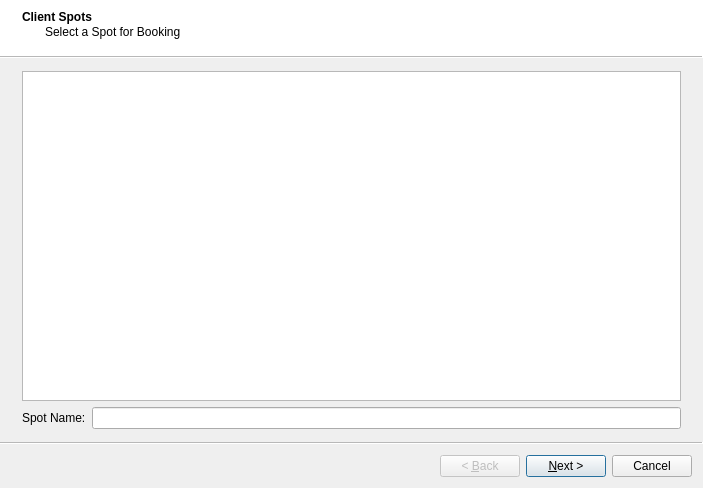
<?xml version="1.0" encoding="UTF-8"?>
<ui version="4.0">
 <class>BookingWizard</class>
 <widget class="QWizard" name="BookingWizard">
  <property name="geometry">
   <rect>
    <x>0</x>
    <y>0</y>
    <width>703</width>
    <height>488</height>
   </rect>
  </property>
  <property name="windowTitle">
   <string>Wizard</string>
  </property>
  <property name="wizardStyle">
   <enum>QWizard::ModernStyle</enum>
  </property>
  <property name="options">
   <set>QWizard::ExtendedWatermarkPixmap|QWizard::HelpButtonOnRight</set>
  </property>
  <widget class="QWizardPage" name="wpSpots">
   <property name="title">
    <string>Client Spots</string>
   </property>
   <property name="subTitle">
    <string>Select a Spot for Booking</string>
   </property>
   <layout class="QVBoxLayout" name="verticalLayout">
    <item>
     <widget class="QTableView" name="tvSpots">
      <property name="selectionBehavior">
       <enum>QAbstractItemView::SelectRows</enum>
      </property>
     </widget>
    </item>
    <item>
     <layout class="QHBoxLayout" name="horizontalLayout_24">
      <item>
       <widget class="QLabel" name="label_24">
        <property name="text">
         <string>Spot Name:</string>
        </property>
       </widget>
      </item>
      <item>
       <widget class="QLineEdit" name="edtSpotName"/>
      </item>
     </layout>
    </item>
   </layout>
  </widget>
  <widget class="QWizardPage" name="wpDates">
   <property name="title">
    <string>Booking Dates</string>
   </property>
   <property name="subTitle">
    <string>Select Booking dates and Timeband.</string>
   </property>
   <layout class="QVBoxLayout" name="verticalLayout_5">
    <item>
     <layout class="QGridLayout" name="gridLayout" columnstretch="0,1,0,0,1,0" columnminimumwidth="0,0,0,0,0,0">
      <item row="0" column="2">
       <spacer name="horizontalSpacer_5">
        <property name="orientation">
         <enum>Qt::Horizontal</enum>
        </property>
        <property name="sizeHint" stdset="0">
         <size>
          <width>100</width>
          <height>20</height>
         </size>
        </property>
       </spacer>
      </item>
      <item row="0" column="0">
       <widget class="QLabel" name="label">
        <property name="text">
         <string>Start Date:</string>
        </property>
       </widget>
      </item>
      <item row="0" column="3">
       <widget class="QLabel" name="label_2">
        <property name="text">
         <string>End Date:</string>
        </property>
       </widget>
      </item>
      <item row="0" column="1">
       <widget class="QDateEdit" name="edtStartDate">
        <property name="calendarPopup">
         <bool>true</bool>
        </property>
       </widget>
      </item>
      <item row="0" column="4">
       <widget class="QDateEdit" name="edtEndDate">
        <property name="calendarPopup">
         <bool>true</bool>
        </property>
       </widget>
      </item>
      <item row="0" column="5">
       <spacer name="horizontalSpacer_6">
        <property name="orientation">
         <enum>Qt::Horizontal</enum>
        </property>
        <property name="sizeHint" stdset="0">
         <size>
          <width>100</width>
          <height>20</height>
         </size>
        </property>
       </spacer>
      </item>
     </layout>
    </item>
    <item>
     <widget class="Line" name="line_19">
      <property name="orientation">
       <enum>Qt::Horizontal</enum>
      </property>
     </widget>
    </item>
    <item>
     <layout class="QVBoxLayout" name="vlBreaks">
      <property name="spacing">
       <number>15</number>
      </property>
      <item>
       <widget class="QRadioButton" name="rbAllBreaks">
        <property name="text">
         <string>All Breaks</string>
        </property>
       </widget>
      </item>
      <item>
       <widget class="QRadioButton" name="rbTimeband">
        <property name="text">
         <string>Choose Beaks from Timeband</string>
        </property>
       </widget>
      </item>
     </layout>
    </item>
    <item>
     <widget class="Line" name="line_20">
      <property name="orientation">
       <enum>Qt::Horizontal</enum>
      </property>
     </widget>
    </item>
    <item>
     <layout class="QHBoxLayout" name="hlTimeband" stretch="0,1,0">
      <item>
       <widget class="QLabel" name="label_13">
        <property name="text">
         <string>Timeband:</string>
        </property>
       </widget>
      </item>
      <item>
       <widget class="QComboBox" name="cbTimeband"/>
      </item>
      <item>
       <spacer name="horizontalSpacer_3">
        <property name="orientation">
         <enum>Qt::Horizontal</enum>
        </property>
        <property name="sizeHint" stdset="0">
         <size>
          <width>400</width>
          <height>20</height>
         </size>
        </property>
       </spacer>
      </item>
     </layout>
    </item>
    <item>
     <widget class="Line" name="line_21">
      <property name="orientation">
       <enum>Qt::Horizontal</enum>
      </property>
     </widget>
    </item>
    <item>
     <layout class="QVBoxLayout" name="vlDaypart"/>
    </item>
   </layout>
  </widget>
  <widget class="QWizardPage" name="wpRules">
   <property name="title">
    <string>Booking Rules</string>
   </property>
   <property name="subTitle">
    <string>Select rules to use when generating breaks.</string>
   </property>
   <layout class="QVBoxLayout" name="verticalLayout_2">
    <property name="spacing">
     <number>10</number>
    </property>
    <property name="topMargin">
     <number>20</number>
    </property>
    <item>
     <layout class="QHBoxLayout" name="horizontalLayout" stretch="0,1,0">
      <item>
       <widget class="QLabel" name="label_25">
        <property name="font">
         <font>
          <weight>75</weight>
          <italic>false</italic>
          <bold>true</bold>
         </font>
        </property>
        <property name="text">
         <string>1.</string>
        </property>
       </widget>
      </item>
      <item>
       <widget class="QCheckBox" name="cbBreakDuration">
        <property name="text">
         <string>Enforce Break Duration</string>
        </property>
       </widget>
      </item>
      <item>
       <widget class="QToolButton" name="tbBreakDuration">
        <property name="text">
         <string>...</string>
        </property>
        <property name="icon">
         <iconset resource="traffik.qrc">
          <normaloff>:/images/icons/images/icons/info_small.png</normaloff>:/images/icons/images/icons/info_small.png</iconset>
        </property>
       </widget>
      </item>
     </layout>
    </item>
    <item>
     <widget class="Line" name="line_11">
      <property name="orientation">
       <enum>Qt::Horizontal</enum>
      </property>
     </widget>
    </item>
    <item>
     <layout class="QHBoxLayout" name="horizontalLayout_2" stretch="0,1,0">
      <item>
       <widget class="QLabel" name="label_26">
        <property name="font">
         <font>
          <weight>75</weight>
          <bold>true</bold>
         </font>
        </property>
        <property name="text">
         <string>2.</string>
        </property>
       </widget>
      </item>
      <item>
       <widget class="QCheckBox" name="cbEnforceTypeExRule">
        <property name="text">
         <string>Enforce Type Exclusion Rule</string>
        </property>
       </widget>
      </item>
      <item>
       <widget class="QToolButton" name="tbTypeExclusion">
        <property name="text">
         <string>...</string>
        </property>
        <property name="icon">
         <iconset resource="traffik.qrc">
          <normaloff>:/images/icons/images/icons/info_small.png</normaloff>:/images/icons/images/icons/info_small.png</iconset>
        </property>
       </widget>
      </item>
     </layout>
    </item>
    <item>
     <widget class="Line" name="line_12">
      <property name="orientation">
       <enum>Qt::Horizontal</enum>
      </property>
     </widget>
    </item>
    <item>
     <layout class="QHBoxLayout" name="horizontalLayout_8" stretch="0,1,0">
      <item>
       <widget class="QLabel" name="label_27">
        <property name="font">
         <font>
          <weight>75</weight>
          <bold>true</bold>
         </font>
        </property>
        <property name="text">
         <string>3.</string>
        </property>
       </widget>
      </item>
      <item>
       <widget class="QCheckBox" name="cbVoiceExclusion">
        <property name="text">
         <string>Enforce Voice Exclusion Rule</string>
        </property>
       </widget>
      </item>
      <item>
       <widget class="QToolButton" name="rbVoiceExclusion">
        <property name="text">
         <string>...</string>
        </property>
        <property name="icon">
         <iconset resource="traffik.qrc">
          <normaloff>:/images/icons/images/icons/info_small.png</normaloff>:/images/icons/images/icons/info_small.png</iconset>
        </property>
       </widget>
      </item>
     </layout>
    </item>
    <item>
     <widget class="Line" name="line_13">
      <property name="orientation">
       <enum>Qt::Horizontal</enum>
      </property>
     </widget>
    </item>
    <item>
     <layout class="QHBoxLayout" name="horizontalLayout_7" stretch="0,1,0">
      <item>
       <widget class="QLabel" name="label_28">
        <property name="font">
         <font>
          <weight>75</weight>
          <bold>true</bold>
         </font>
        </property>
        <property name="text">
         <string>4.</string>
        </property>
       </widget>
      </item>
      <item>
       <widget class="QCheckBox" name="cbTypeDaypart">
        <property name="text">
         <string>Enforce Type Daypart Rule</string>
        </property>
       </widget>
      </item>
      <item>
       <widget class="QToolButton" name="tbTypeDaypart">
        <property name="text">
         <string>...</string>
        </property>
        <property name="icon">
         <iconset resource="traffik.qrc">
          <normaloff>:/images/icons/images/icons/info_small.png</normaloff>:/images/icons/images/icons/info_small.png</iconset>
        </property>
       </widget>
      </item>
     </layout>
    </item>
    <item>
     <widget class="Line" name="line_14">
      <property name="orientation">
       <enum>Qt::Horizontal</enum>
      </property>
     </widget>
    </item>
    <item>
     <layout class="QHBoxLayout" name="horizontalLayout_6" stretch="0,1,0">
      <item>
       <widget class="QLabel" name="label_29">
        <property name="font">
         <font>
          <weight>75</weight>
          <bold>true</bold>
         </font>
        </property>
        <property name="text">
         <string>5.</string>
        </property>
       </widget>
      </item>
      <item>
       <widget class="QCheckBox" name="cbVoiceDaypart">
        <property name="text">
         <string>Enforce Voice Daypart Rule</string>
        </property>
       </widget>
      </item>
      <item>
       <widget class="QToolButton" name="tbVoiceDaypart">
        <property name="text">
         <string>...</string>
        </property>
        <property name="icon">
         <iconset resource="traffik.qrc">
          <normaloff>:/images/icons/images/icons/info_small.png</normaloff>:/images/icons/images/icons/info_small.png</iconset>
        </property>
       </widget>
      </item>
     </layout>
    </item>
    <item>
     <widget class="Line" name="line_15">
      <property name="orientation">
       <enum>Qt::Horizontal</enum>
      </property>
     </widget>
    </item>
    <item>
     <layout class="QHBoxLayout" name="horizontalLayout_5" stretch="0,1,0">
      <item>
       <widget class="QLabel" name="label_30">
        <property name="font">
         <font>
          <weight>75</weight>
          <bold>true</bold>
         </font>
        </property>
        <property name="text">
         <string>6.</string>
        </property>
       </widget>
      </item>
      <item>
       <widget class="QCheckBox" name="cbSpotDaypart">
        <property name="text">
         <string>Enforce Spot Daypart Rule</string>
        </property>
       </widget>
      </item>
      <item>
       <widget class="QToolButton" name="tbSpotDaypart">
        <property name="text">
         <string>...</string>
        </property>
        <property name="icon">
         <iconset resource="traffik.qrc">
          <normaloff>:/images/icons/images/icons/info_small.png</normaloff>:/images/icons/images/icons/info_small.png</iconset>
        </property>
       </widget>
      </item>
     </layout>
    </item>
    <item>
     <widget class="Line" name="line_16">
      <property name="orientation">
       <enum>Qt::Horizontal</enum>
      </property>
     </widget>
    </item>
    <item>
     <layout class="QHBoxLayout" name="horizontalLayout_4" stretch="0,1,0">
      <item>
       <widget class="QLabel" name="label_31">
        <property name="font">
         <font>
          <weight>75</weight>
          <bold>true</bold>
         </font>
        </property>
        <property name="text">
         <string>7.</string>
        </property>
       </widget>
      </item>
      <item>
       <widget class="QCheckBox" name="cbNoSameClient">
        <property name="text">
         <string>Enforce No Same Client Rule</string>
        </property>
       </widget>
      </item>
      <item>
       <widget class="QToolButton" name="tbSameClient">
        <property name="text">
         <string>...</string>
        </property>
        <property name="icon">
         <iconset resource="traffik.qrc">
          <normaloff>:/images/icons/images/icons/info_small.png</normaloff>:/images/icons/images/icons/info_small.png</iconset>
        </property>
       </widget>
      </item>
     </layout>
    </item>
    <item>
     <widget class="Line" name="line_17">
      <property name="orientation">
       <enum>Qt::Horizontal</enum>
      </property>
     </widget>
    </item>
    <item>
     <layout class="QHBoxLayout" name="horizontalLayout_3" stretch="0,1,0">
      <item>
       <widget class="QLabel" name="label_32">
        <property name="font">
         <font>
          <weight>75</weight>
          <bold>true</bold>
         </font>
        </property>
        <property name="text">
         <string>8.</string>
        </property>
       </widget>
      </item>
      <item>
       <widget class="QCheckBox" name="cbOverrideNoSameClient">
        <property name="text">
         <string>Override Same Client Rule for Different Brands</string>
        </property>
       </widget>
      </item>
      <item>
       <widget class="QToolButton" name="tbOverrideSameClient">
        <property name="text">
         <string>...</string>
        </property>
        <property name="icon">
         <iconset resource="traffik.qrc">
          <normaloff>:/images/icons/images/icons/info_small.png</normaloff>:/images/icons/images/icons/info_small.png</iconset>
        </property>
       </widget>
      </item>
     </layout>
    </item>
   </layout>
  </widget>
  <widget class="QWizardPage" name="wpBuildBreaks">
   <property name="title">
    <string>Build Break List</string>
   </property>
   <property name="subTitle">
    <string>Traffik can now generate Breaks availability list.</string>
   </property>
   <layout class="QVBoxLayout" name="verticalLayout_3">
    <property name="spacing">
     <number>5</number>
    </property>
    <property name="leftMargin">
     <number>50</number>
    </property>
    <property name="rightMargin">
     <number>20</number>
    </property>
    <item>
     <layout class="QHBoxLayout" name="horizontalLayout_9" stretch="0,1,1">
      <item>
       <widget class="QLabel" name="label_33">
        <property name="text">
         <string/>
        </property>
       </widget>
      </item>
      <item>
       <widget class="QLabel" name="label_3">
        <property name="text">
         <string>Breaks Checked:</string>
        </property>
       </widget>
      </item>
      <item>
       <widget class="QLabel" name="lblBreaksChecked">
        <property name="font">
         <font>
          <pointsize>10</pointsize>
          <weight>75</weight>
          <bold>true</bold>
         </font>
        </property>
        <property name="text">
         <string>0</string>
        </property>
        <property name="alignment">
         <set>Qt::AlignLeading|Qt::AlignLeft|Qt::AlignVCenter</set>
        </property>
       </widget>
      </item>
     </layout>
    </item>
    <item>
     <widget class="Line" name="line_7">
      <property name="orientation">
       <enum>Qt::Horizontal</enum>
      </property>
     </widget>
    </item>
    <item>
     <layout class="QHBoxLayout" name="horizontalLayout_16" stretch="0,1,1">
      <item>
       <widget class="QLabel" name="imgFullBreaks">
        <property name="text">
         <string/>
        </property>
       </widget>
      </item>
      <item>
       <widget class="QLabel" name="label_10">
        <property name="text">
         <string>Full Breaks:</string>
        </property>
       </widget>
      </item>
      <item>
       <widget class="QLabel" name="lblFullBreaks">
        <property name="font">
         <font>
          <pointsize>10</pointsize>
          <weight>75</weight>
          <bold>true</bold>
         </font>
        </property>
        <property name="text">
         <string>0</string>
        </property>
        <property name="alignment">
         <set>Qt::AlignLeading|Qt::AlignLeft|Qt::AlignVCenter</set>
        </property>
       </widget>
      </item>
     </layout>
    </item>
    <item>
     <widget class="Line" name="line">
      <property name="orientation">
       <enum>Qt::Horizontal</enum>
      </property>
     </widget>
    </item>
    <item>
     <layout class="QHBoxLayout" name="horizontalLayout_10" stretch="0,1,1">
      <item>
       <widget class="QLabel" name="imgTypeExcl">
        <property name="text">
         <string/>
        </property>
       </widget>
      </item>
      <item>
       <widget class="QLabel" name="label_4">
        <property name="text">
         <string>Type Exclusion Collusion:</string>
        </property>
       </widget>
      </item>
      <item>
       <widget class="QLabel" name="lblTypeExclusion">
        <property name="font">
         <font>
          <pointsize>10</pointsize>
          <weight>75</weight>
          <bold>true</bold>
         </font>
        </property>
        <property name="text">
         <string>0</string>
        </property>
        <property name="alignment">
         <set>Qt::AlignLeading|Qt::AlignLeft|Qt::AlignVCenter</set>
        </property>
       </widget>
      </item>
     </layout>
    </item>
    <item>
     <widget class="Line" name="line_2">
      <property name="orientation">
       <enum>Qt::Horizontal</enum>
      </property>
     </widget>
    </item>
    <item>
     <layout class="QHBoxLayout" name="horizontalLayout_11" stretch="0,1,1">
      <item>
       <widget class="QLabel" name="imgVoiceExcl">
        <property name="text">
         <string/>
        </property>
       </widget>
      </item>
      <item>
       <widget class="QLabel" name="label_5">
        <property name="text">
         <string>Voice Exclusion Collusion:</string>
        </property>
       </widget>
      </item>
      <item>
       <widget class="QLabel" name="lblVoiceExclusion">
        <property name="font">
         <font>
          <pointsize>10</pointsize>
          <weight>75</weight>
          <bold>true</bold>
         </font>
        </property>
        <property name="text">
         <string>0</string>
        </property>
        <property name="alignment">
         <set>Qt::AlignLeading|Qt::AlignLeft|Qt::AlignVCenter</set>
        </property>
       </widget>
      </item>
     </layout>
    </item>
    <item>
     <widget class="Line" name="line_3">
      <property name="orientation">
       <enum>Qt::Horizontal</enum>
      </property>
     </widget>
    </item>
    <item>
     <layout class="QHBoxLayout" name="horizontalLayout_12" stretch="0,1,1">
      <item>
       <widget class="QLabel" name="imgTypeDaypart">
        <property name="text">
         <string/>
        </property>
       </widget>
      </item>
      <item>
       <widget class="QLabel" name="label_6">
        <property name="text">
         <string>Type Daypart Collusion:</string>
        </property>
       </widget>
      </item>
      <item>
       <widget class="QLabel" name="lblTypeDaypart">
        <property name="font">
         <font>
          <pointsize>10</pointsize>
          <weight>75</weight>
          <bold>true</bold>
         </font>
        </property>
        <property name="text">
         <string>0</string>
        </property>
        <property name="alignment">
         <set>Qt::AlignLeading|Qt::AlignLeft|Qt::AlignVCenter</set>
        </property>
       </widget>
      </item>
     </layout>
    </item>
    <item>
     <widget class="Line" name="line_4">
      <property name="orientation">
       <enum>Qt::Horizontal</enum>
      </property>
     </widget>
    </item>
    <item>
     <layout class="QHBoxLayout" name="horizontalLayout_13" stretch="0,1,1">
      <item>
       <widget class="QLabel" name="imgVoiceDaypart">
        <property name="text">
         <string/>
        </property>
       </widget>
      </item>
      <item>
       <widget class="QLabel" name="label_7">
        <property name="text">
         <string>Voice Daypart Collusion:</string>
        </property>
       </widget>
      </item>
      <item>
       <widget class="QLabel" name="lblVoiceDaypart">
        <property name="font">
         <font>
          <pointsize>10</pointsize>
          <weight>75</weight>
          <bold>true</bold>
         </font>
        </property>
        <property name="text">
         <string>0</string>
        </property>
        <property name="alignment">
         <set>Qt::AlignLeading|Qt::AlignLeft|Qt::AlignVCenter</set>
        </property>
       </widget>
      </item>
     </layout>
    </item>
    <item>
     <widget class="Line" name="line_5">
      <property name="orientation">
       <enum>Qt::Horizontal</enum>
      </property>
     </widget>
    </item>
    <item>
     <layout class="QHBoxLayout" name="horizontalLayout_14" stretch="0,1,1">
      <item>
       <widget class="QLabel" name="imgSpotDaypart">
        <property name="text">
         <string/>
        </property>
       </widget>
      </item>
      <item>
       <widget class="QLabel" name="label_8">
        <property name="text">
         <string>Spot Daypart Collusion:</string>
        </property>
       </widget>
      </item>
      <item>
       <widget class="QLabel" name="lblSpotDaypart">
        <property name="font">
         <font>
          <pointsize>10</pointsize>
          <weight>75</weight>
          <bold>true</bold>
         </font>
        </property>
        <property name="text">
         <string>0</string>
        </property>
        <property name="alignment">
         <set>Qt::AlignLeading|Qt::AlignLeft|Qt::AlignVCenter</set>
        </property>
       </widget>
      </item>
     </layout>
    </item>
    <item>
     <widget class="Line" name="line_6">
      <property name="orientation">
       <enum>Qt::Horizontal</enum>
      </property>
     </widget>
    </item>
    <item>
     <layout class="QHBoxLayout" name="horizontalLayout_15" stretch="0,1,1">
      <item>
       <widget class="QLabel" name="imgNoSameClient">
        <property name="text">
         <string/>
        </property>
       </widget>
      </item>
      <item>
       <widget class="QLabel" name="label_9">
        <property name="text">
         <string>No Same Client Collusion:</string>
        </property>
       </widget>
      </item>
      <item>
       <widget class="QLabel" name="lblNoSameClient">
        <property name="font">
         <font>
          <pointsize>10</pointsize>
          <weight>75</weight>
          <bold>true</bold>
         </font>
        </property>
        <property name="text">
         <string>0</string>
        </property>
        <property name="alignment">
         <set>Qt::AlignLeading|Qt::AlignLeft|Qt::AlignVCenter</set>
        </property>
       </widget>
      </item>
     </layout>
    </item>
    <item>
     <widget class="Line" name="line_8">
      <property name="orientation">
       <enum>Qt::Horizontal</enum>
      </property>
     </widget>
    </item>
    <item>
     <layout class="QHBoxLayout" name="horizontalLayout_17" stretch="0,1,1">
      <item>
       <widget class="QLabel" name="imgClientDiffBrand">
        <property name="text">
         <string/>
        </property>
       </widget>
      </item>
      <item>
       <widget class="QLabel" name="label_11">
        <property name="text">
         <string>Same Client Differnt Brands Collusion:</string>
        </property>
       </widget>
      </item>
      <item>
       <widget class="QLabel" name="lblSameClientDiffBrands">
        <property name="font">
         <font>
          <pointsize>10</pointsize>
          <weight>75</weight>
          <bold>true</bold>
         </font>
        </property>
        <property name="text">
         <string>0</string>
        </property>
        <property name="alignment">
         <set>Qt::AlignLeading|Qt::AlignLeft|Qt::AlignVCenter</set>
        </property>
       </widget>
      </item>
     </layout>
    </item>
    <item>
     <widget class="Line" name="line_9">
      <property name="orientation">
       <enum>Qt::Horizontal</enum>
      </property>
     </widget>
    </item>
    <item>
     <layout class="QHBoxLayout" name="horizontalLayout_19">
      <item>
       <widget class="QLabel" name="label_12">
        <property name="font">
         <font>
          <pointsize>10</pointsize>
          <weight>75</weight>
          <bold>true</bold>
         </font>
        </property>
        <property name="text">
         <string>Total Breaks Available:</string>
        </property>
       </widget>
      </item>
      <item>
       <widget class="QLabel" name="lblTotalBreaks">
        <property name="font">
         <font>
          <pointsize>11</pointsize>
          <weight>75</weight>
          <bold>true</bold>
         </font>
        </property>
        <property name="text">
         <string>0</string>
        </property>
       </widget>
      </item>
     </layout>
    </item>
    <item>
     <widget class="Line" name="line_10">
      <property name="orientation">
       <enum>Qt::Horizontal</enum>
      </property>
     </widget>
    </item>
    <item>
     <layout class="QHBoxLayout" name="horizontalLayout_18">
      <item>
       <spacer name="horizontalSpacer_2">
        <property name="orientation">
         <enum>Qt::Horizontal</enum>
        </property>
        <property name="sizeHint" stdset="0">
         <size>
          <width>200</width>
          <height>20</height>
         </size>
        </property>
       </spacer>
      </item>
      <item>
       <widget class="QPushButton" name="btnBuildBreaks">
        <property name="sizePolicy">
         <sizepolicy hsizetype="Minimum" vsizetype="Fixed">
          <horstretch>1</horstretch>
          <verstretch>1</verstretch>
         </sizepolicy>
        </property>
        <property name="minimumSize">
         <size>
          <width>0</width>
          <height>40</height>
         </size>
        </property>
        <property name="text">
         <string>Build Break List</string>
        </property>
       </widget>
      </item>
      <item>
       <spacer name="horizontalSpacer">
        <property name="orientation">
         <enum>Qt::Horizontal</enum>
        </property>
        <property name="sizeHint" stdset="0">
         <size>
          <width>200</width>
          <height>20</height>
         </size>
        </property>
       </spacer>
      </item>
     </layout>
    </item>
   </layout>
  </widget>
  <widget class="QWizardPage" name="wpSelByDay">
   <property name="title">
    <string>Break Selection By Day of Week</string>
   </property>
   <property name="subTitle">
    <string>Break selection by day of week</string>
   </property>
   <layout class="QHBoxLayout" name="horizontalLayout_21">
    <item>
     <layout class="QVBoxLayout" name="verticalLayout_6">
      <property name="topMargin">
       <number>20</number>
      </property>
      <item>
       <widget class="QPushButton" name="btnClearSel">
        <property name="text">
         <string>Clear Selection</string>
        </property>
       </widget>
      </item>
      <item>
       <spacer name="verticalSpacer_2">
        <property name="orientation">
         <enum>Qt::Vertical</enum>
        </property>
        <property name="sizeHint" stdset="0">
         <size>
          <width>20</width>
          <height>10</height>
         </size>
        </property>
       </spacer>
      </item>
     </layout>
    </item>
    <item>
     <layout class="QVBoxLayout" name="verticalLayout_7">
      <item>
       <widget class="QLabel" name="label_14">
        <property name="text">
         <string>Day of Week:</string>
        </property>
       </widget>
      </item>
      <item>
       <widget class="QTableWidget" name="twDOW">
        <property name="styleSheet">
         <string notr="true"/>
        </property>
        <property name="selectionMode">
         <enum>QAbstractItemView::MultiSelection</enum>
        </property>
        <property name="selectionBehavior">
         <enum>QAbstractItemView::SelectRows</enum>
        </property>
        <property name="columnCount">
         <number>2</number>
        </property>
        <attribute name="verticalHeaderVisible">
         <bool>false</bool>
        </attribute>
        <column/>
        <column/>
       </widget>
      </item>
     </layout>
    </item>
    <item>
     <widget class="QPushButton" name="btnBreakSelApply">
      <property name="text">
       <string>&lt;&lt; Apply</string>
      </property>
     </widget>
    </item>
    <item>
     <layout class="QVBoxLayout" name="verticalLayout_8">
      <item>
       <widget class="QLabel" name="label_15">
        <property name="text">
         <string>Breaks</string>
        </property>
       </widget>
      </item>
      <item>
       <widget class="QListWidget" name="lwSelBreaks">
        <property name="selectionMode">
         <enum>QAbstractItemView::MultiSelection</enum>
        </property>
        <property name="selectionBehavior">
         <enum>QAbstractItemView::SelectRows</enum>
        </property>
       </widget>
      </item>
     </layout>
    </item>
    <item>
     <layout class="QVBoxLayout" name="verticalLayout_9">
      <property name="topMargin">
       <number>20</number>
      </property>
      <item>
       <widget class="QPushButton" name="btnBreakSelect">
        <property name="text">
         <string>Select All</string>
        </property>
       </widget>
      </item>
      <item>
       <widget class="QPushButton" name="btnBreakUnselect">
        <property name="text">
         <string>Un-Select All</string>
        </property>
       </widget>
      </item>
      <item>
       <spacer name="verticalSpacer">
        <property name="orientation">
         <enum>Qt::Vertical</enum>
        </property>
        <property name="sizeHint" stdset="0">
         <size>
          <width>20</width>
          <height>40</height>
         </size>
        </property>
       </spacer>
      </item>
     </layout>
    </item>
   </layout>
  </widget>
  <widget class="QWizardPage" name="wpSelByDate">
   <property name="title">
    <string>Break Selection By Date</string>
   </property>
   <property name="subTitle">
    <string>Select breaks by date</string>
   </property>
   <layout class="QHBoxLayout" name="horizontalLayout_22">
    <item>
     <layout class="QVBoxLayout" name="verticalLayout_10">
      <property name="bottomMargin">
       <number>0</number>
      </property>
      <item>
       <layout class="QGridLayout" name="gridLayout_2">
        <property name="bottomMargin">
         <number>50</number>
        </property>
        <item row="1" column="0">
         <widget class="QLabel" name="label_17">
          <property name="text">
           <string>Selected Breaks:</string>
          </property>
         </widget>
        </item>
        <item row="0" column="0">
         <widget class="QLabel" name="label_16">
          <property name="text">
           <string>Available Breaks:</string>
          </property>
         </widget>
        </item>
        <item row="1" column="1">
         <widget class="QLabel" name="edtSelBreaks">
          <property name="font">
           <font>
            <pointsize>12</pointsize>
            <weight>75</weight>
            <bold>true</bold>
           </font>
          </property>
          <property name="text">
           <string>0</string>
          </property>
          <property name="alignment">
           <set>Qt::AlignCenter</set>
          </property>
         </widget>
        </item>
        <item row="0" column="1">
         <widget class="QLabel" name="lblAvilBreaks">
          <property name="font">
           <font>
            <pointsize>12</pointsize>
            <weight>75</weight>
            <bold>true</bold>
           </font>
          </property>
          <property name="text">
           <string>0</string>
          </property>
          <property name="alignment">
           <set>Qt::AlignCenter</set>
          </property>
         </widget>
        </item>
        <item row="2" column="0" colspan="2">
         <widget class="Line" name="line_18">
          <property name="orientation">
           <enum>Qt::Horizontal</enum>
          </property>
         </widget>
        </item>
       </layout>
      </item>
      <item>
       <layout class="QGridLayout" name="gridLayout_3">
        <item row="3" column="1">
         <widget class="QLabel" name="lblSpotsPending">
          <property name="font">
           <font>
            <pointsize>12</pointsize>
            <weight>75</weight>
            <bold>true</bold>
           </font>
          </property>
          <property name="text">
           <string>0</string>
          </property>
          <property name="alignment">
           <set>Qt::AlignCenter</set>
          </property>
         </widget>
        </item>
        <item row="0" column="1">
         <widget class="QLabel" name="lblOrderNo">
          <property name="font">
           <font>
            <pointsize>10</pointsize>
            <weight>75</weight>
            <bold>true</bold>
           </font>
          </property>
          <property name="text">
           <string>TextLabel</string>
          </property>
         </widget>
        </item>
        <item row="1" column="0">
         <widget class="QLabel" name="label_20">
          <property name="text">
           <string>Spots Ordered:</string>
          </property>
         </widget>
        </item>
        <item row="2" column="1">
         <widget class="QLabel" name="lblSpotsBooked">
          <property name="font">
           <font>
            <pointsize>12</pointsize>
            <weight>75</weight>
            <bold>true</bold>
           </font>
          </property>
          <property name="text">
           <string>0</string>
          </property>
          <property name="alignment">
           <set>Qt::AlignCenter</set>
          </property>
         </widget>
        </item>
        <item row="2" column="0">
         <widget class="QLabel" name="label_21">
          <property name="text">
           <string>Spots Booked:</string>
          </property>
         </widget>
        </item>
        <item row="1" column="1">
         <widget class="QLabel" name="lblSpotsOrdered">
          <property name="font">
           <font>
            <pointsize>12</pointsize>
            <weight>75</weight>
            <bold>true</bold>
           </font>
          </property>
          <property name="text">
           <string>0</string>
          </property>
          <property name="alignment">
           <set>Qt::AlignCenter</set>
          </property>
         </widget>
        </item>
        <item row="3" column="0">
         <widget class="QLabel" name="label_22">
          <property name="text">
           <string>Spots Pending:</string>
          </property>
         </widget>
        </item>
        <item row="0" column="0">
         <widget class="QLabel" name="label_18">
          <property name="text">
           <string>Order #:</string>
          </property>
         </widget>
        </item>
       </layout>
      </item>
     </layout>
    </item>
    <item>
     <widget class="QTableWidget" name="twBreakSelect">
      <property name="selectionMode">
       <enum>QAbstractItemView::MultiSelection</enum>
      </property>
      <property name="selectionBehavior">
       <enum>QAbstractItemView::SelectRows</enum>
      </property>
     </widget>
    </item>
    <item>
     <layout class="QVBoxLayout" name="verticalLayout_11">
      <item>
       <widget class="QPushButton" name="btnDateBreakSel">
        <property name="text">
         <string>Select All</string>
        </property>
       </widget>
      </item>
      <item>
       <widget class="QPushButton" name="btnDateBreakUnSel">
        <property name="text">
         <string>Un-Select All</string>
        </property>
       </widget>
      </item>
      <item>
       <spacer name="verticalSpacer_3">
        <property name="orientation">
         <enum>Qt::Vertical</enum>
        </property>
        <property name="sizeHint" stdset="0">
         <size>
          <width>20</width>
          <height>40</height>
         </size>
        </property>
       </spacer>
      </item>
     </layout>
    </item>
   </layout>
  </widget>
  <widget class="QWizardPage" name="wpFinal">
   <property name="title">
    <string>Summary</string>
   </property>
   <property name="subTitle">
    <string>Verify break selection is okay before confirming the booking.</string>
   </property>
   <layout class="QVBoxLayout" name="verticalLayout_12">
    <item>
     <widget class="QTreeView" name="tvSummary">
      <attribute name="headerVisible">
       <bool>false</bool>
      </attribute>
     </widget>
    </item>
    <item>
     <layout class="QHBoxLayout" name="horizontalLayout_23">
      <item>
       <widget class="QLabel" name="label_23">
        <property name="text">
         <string>Total Bookings:</string>
        </property>
       </widget>
      </item>
      <item>
       <widget class="QLabel" name="lblTotalBookings">
        <property name="font">
         <font>
          <pointsize>10</pointsize>
          <weight>75</weight>
          <bold>true</bold>
         </font>
        </property>
        <property name="text">
         <string>TextLabel</string>
        </property>
       </widget>
      </item>
      <item>
       <spacer name="horizontalSpacer_4">
        <property name="orientation">
         <enum>Qt::Horizontal</enum>
        </property>
        <property name="sizeHint" stdset="0">
         <size>
          <width>40</width>
          <height>20</height>
         </size>
        </property>
       </spacer>
      </item>
     </layout>
    </item>
   </layout>
  </widget>
 </widget>
 <resources>
  <include location="traffik.qrc"/>
 </resources>
 <connections/>
</ui>
